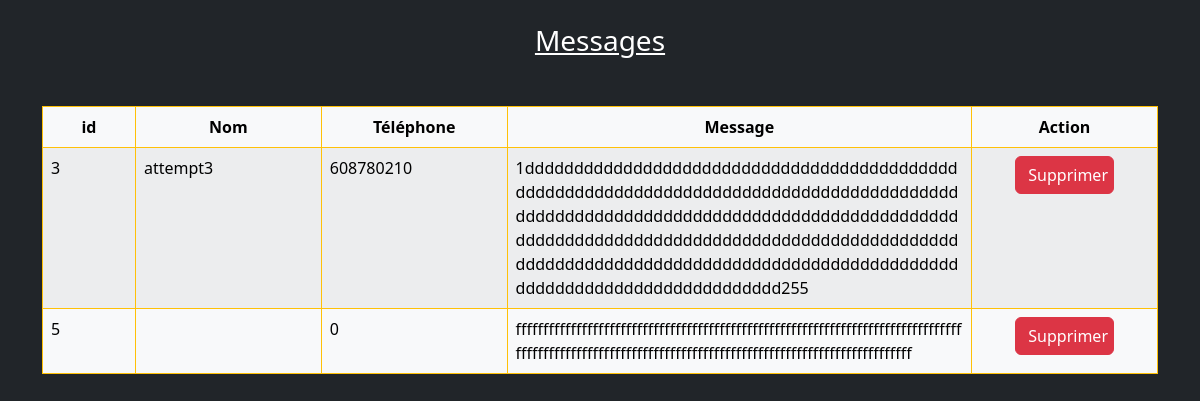
Page /phpcontact/index.php on the earlier database version.
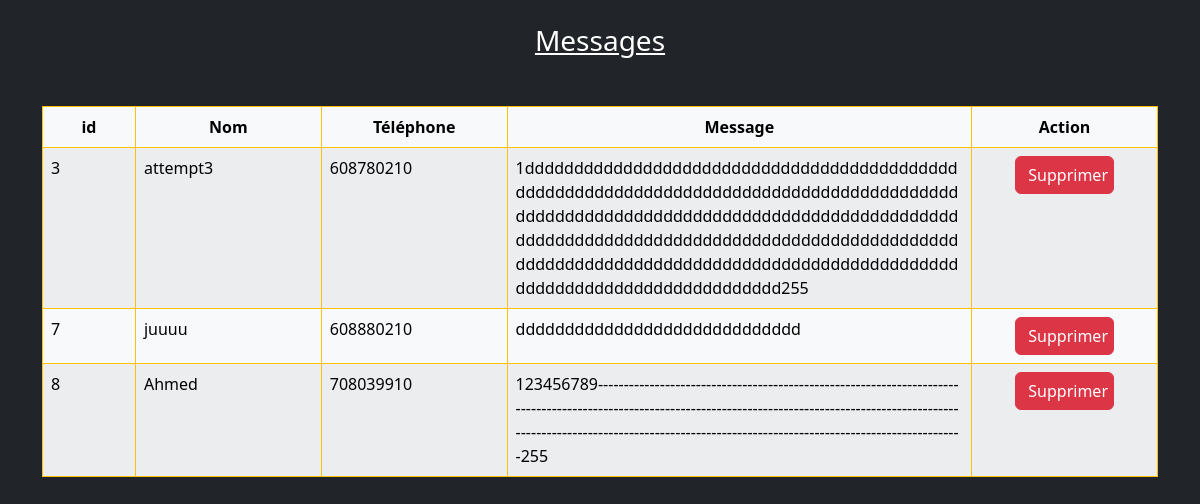
Same page on the later database version.
### tables this page shows
CREATE TABLE `contact` (
  `id` int(4) NOT NULL,
  `nom` varchar(30) NOT NULL,
  `phone` int(10) NOT NULL,
  `message` varchar(255) NOT NULL
);

### phpcontact/index.php (the view, shortened to what this page needs)
<!doctype html>
<html lang="en">
  <head>
    <link href="https://cdn.jsdelivr.net/npm/bootstrap@5.2.3/dist/css/bootstrap.min.css" rel="stylesheet">
  </head>
  <body class="bg-dark">
    <div class="container my-4">
        <h3 class="text-white d-flex justify-content-center text-decoration-underline mb-5">Messages</h3>
        <table class="table table-striped table-light table-bordered border-warning">
            <thead>
                <tr>
                    <th class="col-1"><p class="d-flex justify-content-center my-0">id</p></th>
                    <th class="col-2"><p class="d-flex justify-content-center my-0">Nom</p></th>
                    <th class="col-2"><p class="d-flex justify-content-center my-0">Téléphone</p></th>
                    <th class="col-5"><p class="d-flex justify-content-center my-0">Message</p></th>
                    <th class="col-2"><p class="d-flex justify-content-center my-0">Action</p></th>
                </tr>
            </thead>
            <tbody>
                <?php
                    include ('../config.php');
                    $jibdata = "SELECT * FROM `contact` ";
                    $dirlordre = mysqli_query($connexion,$jibdata);
                    while($starjdid = mysqli_fetch_array($dirlordre)){
                ?>
                <tr>
                    <td class="col-1"><?php echo $starjdid['id']?></td>
                    <td class="col-2"><?php echo $starjdid['nom']?></td>
                    <td class="col-2"><?php echo $starjdid['phone']?></td>
                    <td class="col-5 text-break"><?php echo $starjdid['message']?></td>
                    <td class="col-2"><a href="delete.php?ghanmasho=<?php echo $starjdid['id']?>"  class="btn btn-danger col-7 d-flex mx-auto my-0">Supprimer</a></td>
                </tr>
                <?php
                }
                ?>
            </tbody>
        </table>
    </div>
  </body>
</html>

Differences in the rows shown:
removed contact: id "5", phone "0", message "fffffffffffffffffffffffffffffffffffffffffffffffffffffffffffffffffffffffffffffffffffffffffffffffffffffffffffffffffffffffffffffffffffffffffffffffffffffffff"
added contact: id "7", nom "juuuu", phone "608880210", message "ddddddddddddddddddddddddddddd"
added contact: id "8", nom "Ahmed", phone "708039910", message "123456789---------------------------------------------------------------------------------------------------------------------------------------------------------------------------------------------------------------------------------------------------255"
